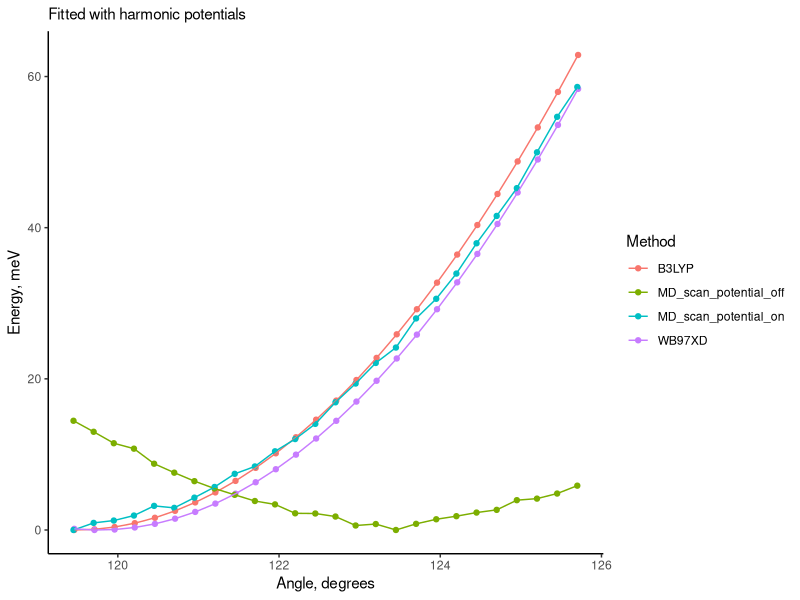
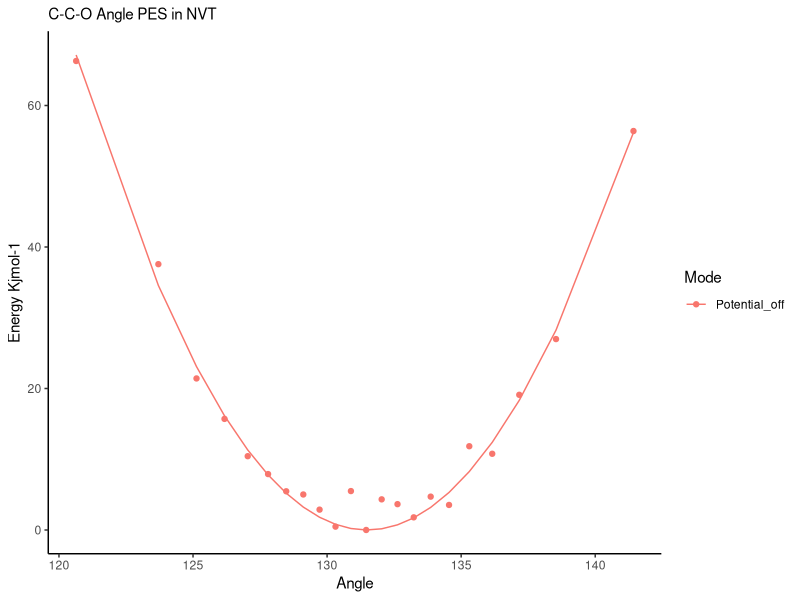

Recreate these plots in R, in order.
library('tidyverse')

Harmonic <- function(theta0,k,Angle){
	V <- (1/2) * k * (theta0 - Angle)^2
	return(V)
}

Harmonic_fit <- function(D) {
	nls(Energy~Harmonic(theta0,k,Angle), 
		start=list(theta0=119,k=1), 
		data=D) 
}

bin <- function(D,n){
	binned <- data.frame(Energy=0, Angle=0, SD=0)	
	bin_size <- as.integer(nrow(D)/n)
	for (i in 1:n){
		j <- i*bin_size - bin_size
		index <- full_seq(c(j,j+bin_size),1) 
		binned[i,"Angle"] <- mean(D[ index , "Angle" ]) 
		binned[i,"Energy"] <- mean(D[ index , "Energy" ])
		binned[i,"SD"] <- sd(D[ index , "Energy" ])	
	}
	return(binned)
}

gaussian_b3lyp <- read.table("b3lyp_data.txt") %>% 
	rename(Angle=V1, Energy=V2) %>% 
	mutate(Method="B3LYP") %>%
	mutate(Energy= Energy*27211.4) %>%
	mutate(Energy = Energy - min(Energy))

gaussian_w <- read.table("w_data.txt") %>% 
	rename(Angle=V1, Energy=V2) %>%
	mutate(Method="WB97XD") %>%
	mutate(Energy= Energy*27211.4) %>%
	mutate(Energy = Energy - min(Energy))

MD_energy_min <- read.table("MD_scan_off.txt") %>%
	rename(Angle=V1, Energy=V2) %>%
	mutate(Method="MD_scan_potential_off") %>%
	mutate(Energy = Energy - min(Energy)) %>%
	mutate(Energy = Energy * 10.36) 

MD_energy_min_p <- read.table("MD_scan_on.txt") %>%
	rename(Angle=V1, Energy=V2) %>%
	mutate(Method="MD_scan_potential_on") %>%
	mutate(Energy = Energy - min(Energy)) %>%
	mutate(Energy = Energy * 10.36) 
	
data <- bind_rows(gaussian_b3lyp, gaussian_w, MD_energy_min,MD_energy_min_p) %>%
#	group_by(Method) %>%
#	nest() %>%
#	mutate(
#		model = map(data, Harmonic_fit),
#		fit = map(model,predict)
#		)  %>%
#	unnest(c(data,fit)) %>%
	ggplot(aes(x=Angle, y=Energy, color=Method)) + 
		geom_point() + 
		geom_line() + 
		labs(y="Energy, meV", x="Angle, degrees", subtitle="Fitted with harmonic potentials") +
		theme_classic()
		ggsave("Energy_scans.pdf") 

MD_NVT <- read.table("MD_NVT_data.txt",skip=1000) %>%
	rename(Time=V1,Energy=V2, Angle=V3) %>%
	mutate(Method="MD_scan_potential_on") %>%
	mutate(Energy = Energy * 10.36) %>%
	arrange(Angle) %>%
	select(Energy,Angle) %>% 
	bin(22) %>% 
	mutate(Energy = Energy-min(Energy)) %>%
	mutate(Mode="Potential_off") %>%
	mutate(fit = predict(nls(Energy~Harmonic(theta0,k,Angle), 
			start=list(theta0=130,k=1), 
			data=.))) %>%
	ggplot(aes(x=Angle,y=Energy,color=Mode)) +
		geom_point() +
		geom_line(aes(y=fit)) + 
		theme_classic() + 
		labs(x="Angle", y="Energy Kjmol-1", subtitle="C-C-O Angle PES in NVT")
	ggsave("MD_NVT_PES.pdf")
